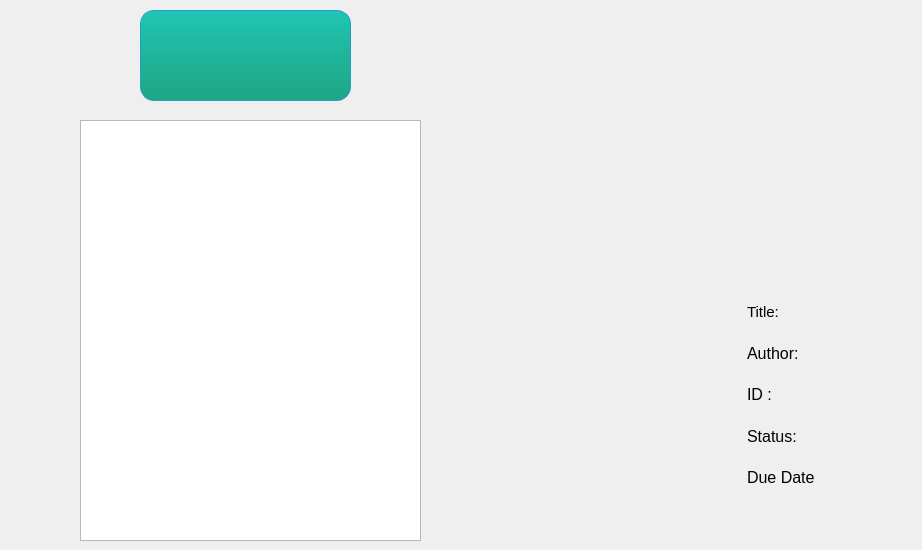
    <widget class="QWidget" name="Report">
     <attribute name="title">
      <string>Report</string>
     </attribute>
     <widget class="QListWidget" name="listoBooks">
      <property name="geometry">
       <rect>
        <x>80</x>
        <y>120</y>
        <width>341</width>
        <height>421</height>
       </rect>
      </property>
     </widget>
     <widget class="QLabel" name="label_40">
      <property name="geometry">
       <rect>
        <x>747</x>
        <y>295</y>
        <width>166</width>
        <height>34</height>
       </rect>
      </property>
      <property name="font">
       <font>
        <family>Yu Gothic UI</family>
        <pointsize>11</pointsize>
        <weight>50</weight>
        <italic>false</italic>
        <bold>false</bold>
       </font>
      </property>
      <property name="styleSheet">
       <string notr="true">font: 11pt &quot;Yu Gothic UI&quot;;</string>
      </property>
      <property name="text">
       <string>Title:</string>
      </property>
     </widget>
     <widget class="QLabel" name="label_41">
      <property name="geometry">
       <rect>
        <x>747</x>
        <y>377</y>
        <width>166</width>
        <height>35</height>
       </rect>
      </property>
      <property name="font">
       <font>
        <pointsize>12</pointsize>
       </font>
      </property>
      <property name="text">
       <string>ID :</string>
      </property>
     </widget>
     <widget class="QLabel" name="label_42">
      <property name="geometry">
       <rect>
        <x>747</x>
        <y>419</y>
        <width>166</width>
        <height>34</height>
       </rect>
      </property>
      <property name="font">
       <font>
        <pointsize>12</pointsize>
       </font>
      </property>
      <property name="text">
       <string>Status:</string>
      </property>
     </widget>
     <widget class="QLabel" name="label_46">
      <property name="geometry">
       <rect>
        <x>747</x>
        <y>460</y>
        <width>166</width>
        <height>34</height>
       </rect>
      </property>
      <property name="font">
       <font>
        <pointsize>12</pointsize>
       </font>
      </property>
      <property name="text">
       <string>Due Date</string>
      </property>
     </widget>
     <widget class="QLabel" name="label_47">
      <property name="geometry">
       <rect>
        <x>747</x>
        <y>336</y>
        <width>166</width>
        <height>34</height>
       </rect>
      </property>
      <property name="font">
       <font>
        <pointsize>12</pointsize>
       </font>
      </property>
      <property name="text">
       <string>Author:</string>
      </property>
     </widget>
     <widget class="QPushButton" name="btnReminder">
      <property name="geometry">
       <rect>
        <x>140</x>
        <y>10</y>
        <width>211</width>
        <height>91</height>
       </rect>
      </property>
      <property name="cursor">
       <cursorShape>OpenHandCursor</cursorShape>
      </property>
      <property name="mouseTracking">
       <bool>true</bool>
      </property>
      <property name="styleSheet">
       <string notr="true">/*background: rgba(40, 83, 107, 1);
font: 75 9pt &quot;Yu Gothic UI&quot;;
color: white;*/

/*background-color: rgb(52, 52, 61);
border-color: rgb(135, 83, 72);
border-radius:14px;
font: 8pt &quot;Nirmala UI&quot;;
color: black;*/

/*-----QPushButton-----*/
QPushButton
{
background-color: qlineargradient(spread:pad, x1:0, y1:1, x2:0, y2:0, stop:0.0995025 rgba(31, 168, 136, 255), stop:1 rgba(32, 197, 180, 255));
color: rgb(255, 255, 255);
font: 8pt &quot;Century Gothic&quot;;
min-width: 80px;
border-style: solid;
border-width: 1px;
border-radius: 14px;
border-color: rgb(38, 156, 200);
padding: 5px;}

QPushButton::flat
{
background-color: transparent;
border: none;
color: #fff;}

QPushButton::disabled
{
background-color: rgb(131, 165, 174);
color: black;
border-color: black;}

QPushButton::hover
{
background-color: qlineargradient(spread:pad, x1:0, y1:1, x2:0, y2:0, stop:0.0995025 rgba(38, 208, 171, 255), stop:1 rgba(36, 222, 206, 255));
border: 1px solid rgb(41, 170, 182);}</string>
      </property>
      <property name="text">
       <string/>
      </property>
     </widget>
     <widget class="QLabel" name="label_48">
      <property name="geometry">
       <rect>
        <x>180</x>
        <y>140</y>
        <width>181</width>
        <height>36</height>
       </rect>
      </property>
      <property name="font">
       <font>
        <family>Century Gothic</family>
        <pointsize>12</pointsize>
        <weight>9</weight>
        <italic>false</italic>
        <bold>false</bold>
       </font>
      </property>
      <property name="styleSheet">
       <string notr="true">color:white;
font: 75 12pt &quot;Century Gothic&quot;;</string>
      </property>
      <property name="text">
       <string>RETURN BOOK</string>
      </property>
      <property name="alignment">
       <set>Qt::AlignCenter</set>
      </property>
     </widget>
     <zorder>btnReminder</zorder>
     <zorder>listoBooks</zorder>
     <zorder>label_40</zorder>
     <zorder>label_41</zorder>
     <zorder>label_42</zorder>
     <zorder>label_46</zorder>
     <zorder>label_47</zorder>
     <zorder>label_48</zorder>
    </widget>
